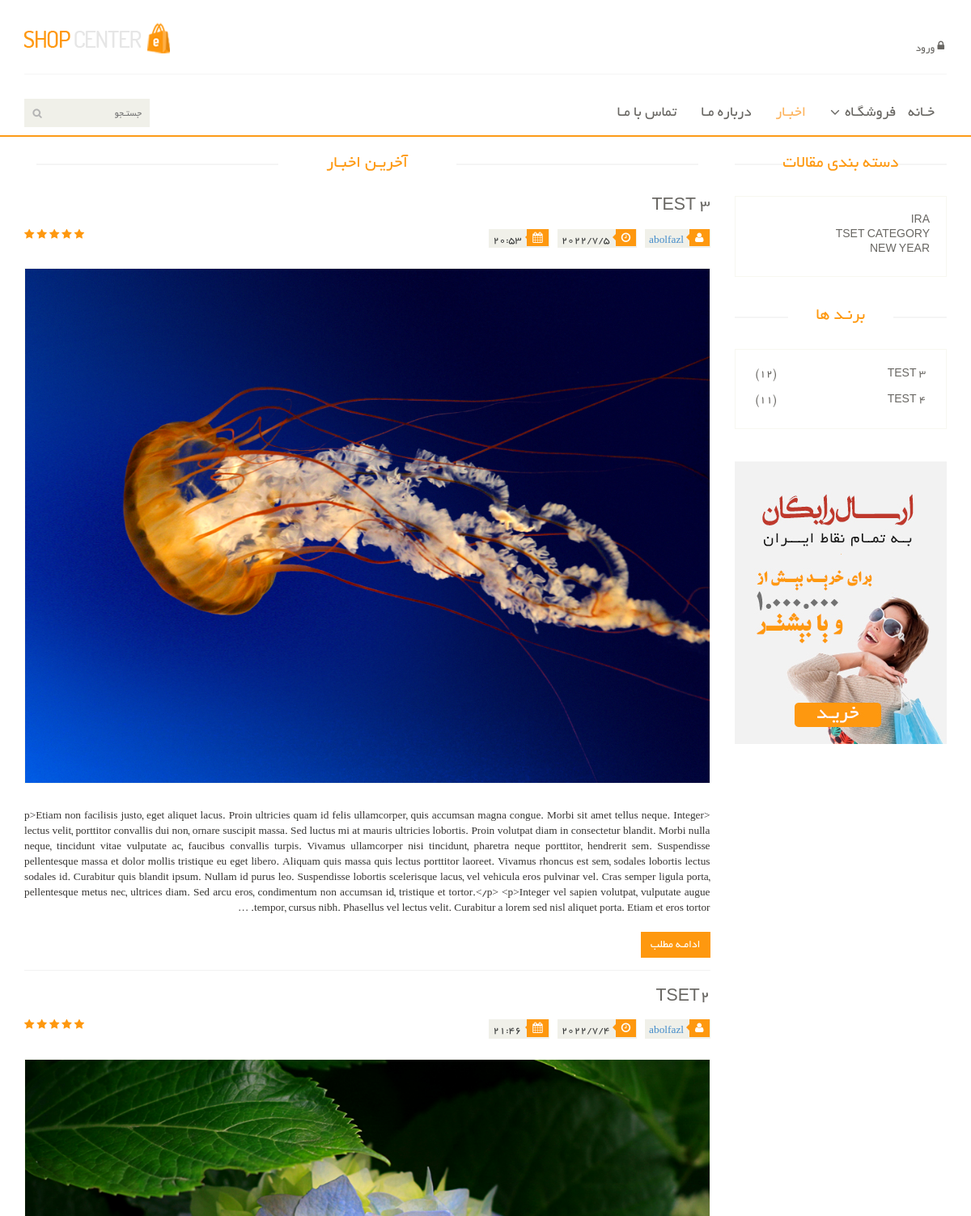
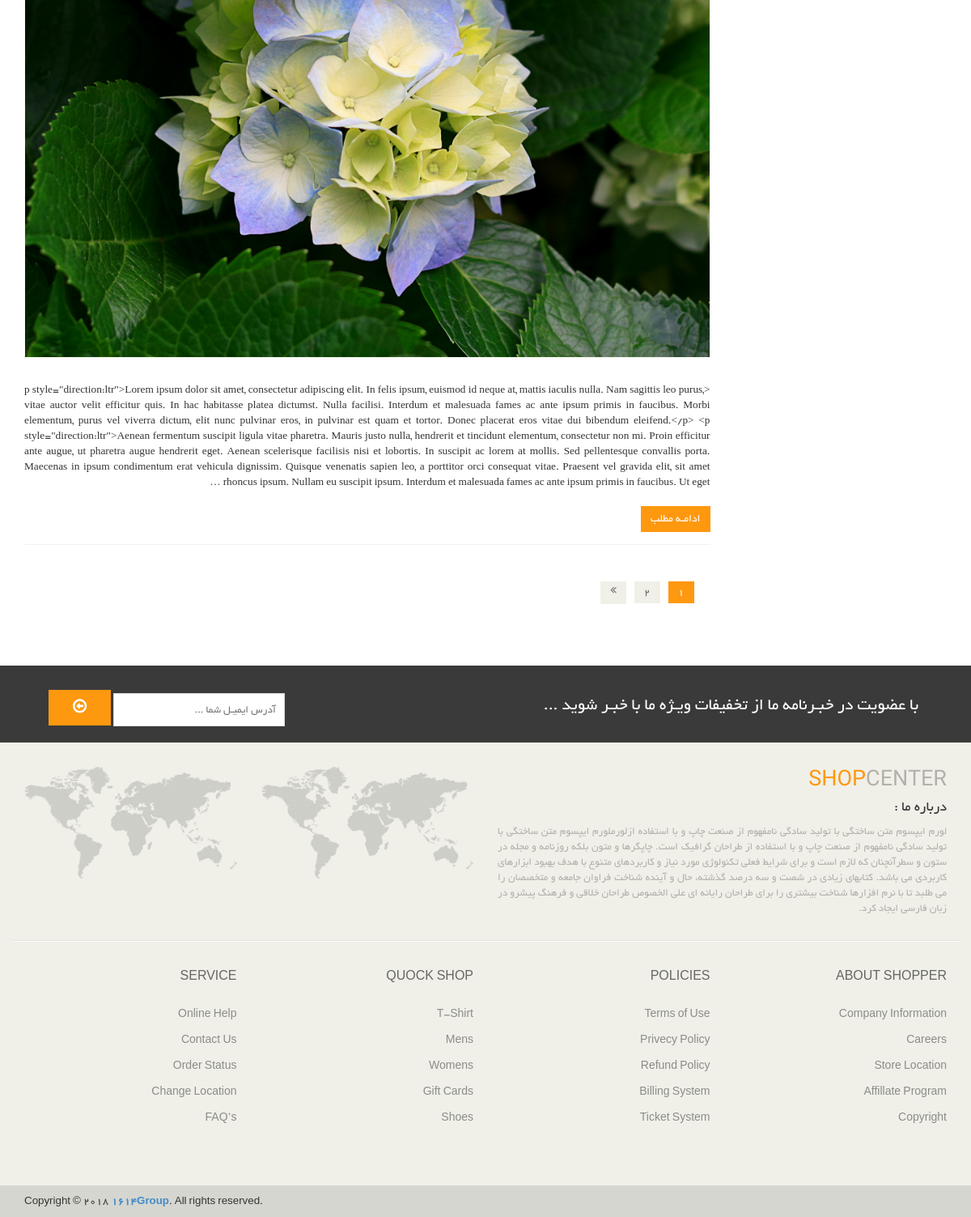
The page /blog/author/abolfazl on the database its author committed (2 pictures, top to bottom).
### blog/models.py (models this page shows, shortened)
class Article(models.Model):
    title = models.CharField(max_length=155, verbose_name='عنوان مقاله')
    author = models.ForeignKey(User, on_delete=models.CASCADE, verbose_name='نویسنده', related_name='articles')
    description = RichTextField(verbose_name='توضیحات')
    category = models.ManyToManyField(Category, related_name='articles', verbose_name='دسته بندی ها')
    tag = models.ManyToManyField(Tag, related_name='articles', verbose_name='برچسب ها')
    created_date = models.DateTimeField(auto_now_add=True, verbose_name='تاریخ ساخت')
    published = models.DateTimeField(default=timezone.now)
    update_time = models.DateTimeField(auto_now=True, verbose_name='زمان بروزرسانی')
    slug = models.SlugField(blank=True, null=True, verbose_name='اسلاگ')
    image = models.ImageField(verbose_name='تصویر')
    status = models.BooleanField(default=0, verbose_name='وضعیت')
    view = models.IntegerField(default=0, verbose_name='تعداد بزدید ها')
    class Meta:
        verbose_name = 'مقاله'
        verbose_name_plural = 'مقالات'
        ordering = ('-created_date',)
    def get_absolute_url(self):
        return reverse('blog:article_detail', kwargs={'slug': self.slug})
    def j_publish(self): # convert US time to IR
        time = timezone.localtime(self.created_date)
        return time
    def showImage(self): # for show image in admin panel
        if self.image:
            return format_html(f'<img src="{self.image.url}" alt="" width="50px" height="50px">')
        else:
            return format_html(f'<h4>مقاله {self.title} تصویر ندارد</h4>')
    showImage.short_description = 'تصویر'

class Category(models.Model):
    name = models.CharField(max_length=155, verbose_name='نام ')
    created = models.DateTimeField(auto_now_add=True, verbose_name='زمان ساخت')
    updated = models.TimeField(auto_now=True, verbose_name='زمان بروزرسانی')
    slug = models.SlugField(blank=True, null=True, verbose_name='اسلاگ')
    class Meta:
        verbose_name = 'دسته بندی'
        verbose_name_plural = 'دسته بندی ها'

### blog/views.py (the view)
# urls.py: path('author/<str:username>', views.authorList, name='author'),
def authorList(request, username):
    author = get_object_or_404(User, username=username)
    categories = Category.objects.all()
    articles = author.articles.filter(status=True)
    paginator = Paginator(articles, 2)
    page_number = request.GET.get('page')
    articles = paginator.get_page(page_number)
    context = {
        'articles': articles,
        'categories': categories,
    }
    return render(request, 'blog/article_list.html', context)

### context_processors/context_processors.py (called while the page is built)
def mostVisitedArticle(request):
    most_visited_article = Article.objects.all().order_by('-view')[:2]
    return {'most_visited_article': most_visited_article}

def showCategorySidebar(request):
    categories = Category.objects.all()[:3]
    return {'categories': categories}

### blog/templates/blog/article_list.html (shortened to what this page needs)
{% extends 'base.html' %}
{% load static %}
{% block body %}
    <section>
        <div class="container">
            <div class="row">
                <div class="col-sm-9">
                    <div class="blog-post-area">
                        <h2 class="title text-center">آخریـن اخبـار</h2>
                        {% for article in articles %}
                            <div class="single-blog-post">
                                <h3>{{ article.title }}</h3>
                                <div class="post-meta">
                                    <ul>
                                        <li><i class="fa fa-user"></i><a href="{% url 'blog:author' article.author.username %}">{{ article.author }}</a></li>
                                        <li><i class="fa fa-clock-o"></i>{{ article.j_publish.year }}/{{ article.j_publish.month }}/{{ article.j_publish.day }}</li>
                                        <li><i class="fa fa-calendar"></i>{{ article.j_publish.hour }}:{{ article.j_publish.minute }}</li>
                                    </ul>
                                    <span>
                                        <i class="fa fa-star"></i>
                                        <i class="fa fa-star"></i>
                                        <i class="fa fa-star"></i>
                                        <i class="fa fa-star"></i>
                                        <i class="fa fa-star-half-o"></i>
                                    </span>
                                </div>
                                <a href="">
                                    <img src="{{ article.image.url }}" alt="{{ article.title }}">
                                </a>
                                <p>
                                    {{ article.description|truncatewords:150 }}
                                </p>
                                <a class="btn btn-primary" href="{{ article.get_absolute_url }}">ادامـه مطلب</a>
                            </div>
                        {% endfor %}
                        {% if articles.has_other_pages %}
                        <div class="pagination-area">
                            <ul class="pagination">
                                {% for page in articles.paginator.page_range %}
                                    {% if articles.number == page %}
                                        <li><a href="?page={{ page }}" class="active">{{ page }}</a></li>
                                    {% else %}
                                        <li><a href="?page={{ page }}">{{ page }}</a></li>
                                    {% endif %}
                                {% endfor %}
                                {% if articles.has_next %}
                                    <li><a href="?page={{ articles.paginator.num_pages }}"><i
                                            class="fa fa-angle-double-right"></i></a></li>
                                {% endif %}
                            </ul>
                        </div>
                    {% endif %}
                    </div>
                </div>
                {% include 'include/blog_sidebar.html' %}
            </div>
        </div>
    </section>
{% endblock %}

### templates/include/blog_sidebar.html
{% load static %}
<div class="col-sm-3">
    <div class="left-sidebar">
        <h2>دسته بندی مقالات</h2>
        <div class="panel-group category-products" id="accordian">
            <div class="panel panel-default">
                <div class="panel-heading">
                    {% for category in categories|slice:3 %}
                    <h4 class="panel-title mb-3"><a class="mb-3" href="{% url 'blog:category_list' category.slug %}">{{ category.name }}</a></h4>
                    {% endfor %}
                </div>
            </div>
        </div>
        <div class="brands_products">
            <h2>برنـد ها</h2>
            <div class="brands-name">
                <ul class="nav nav-pills nav-stacked">
                    {% for article in most_visited_article %}
                    <li><a href="{{ article.get_absolute_url }}"> <span
                                class="pull-left">({{ article.view }})</span>{{ article.title }}</a></li>
                    {% endfor %}
                </ul>
            </div>
        </div>
        <div class="shipping text-center">
            <img src="{% static 'images/home/shipping.jpg' %}" alt="" />
        </div>
    </div>
</div>

### assets/css/main.css (style rules this page uses)
body { font-family: 'BYekan'; font-size: 10pt; position: relative; font-weight: normal; direction: rtl; }
ul li { list-style: none; }
a { -webkit-transition: 300ms; -moz-transition: 300ms; -o-transition: 300ms; transition: 300ms; }
h1, h2, h3, h4, h5, h6 { font-family: 'BYekan', sans-serif; }
.category-products { border: 1px solid #F7F7F0; margin-bottom: 35px; padding-bottom: 20px; padding-top: 15px; }
.left-sidebar h2, .brands_products h2 { color: #FE980F; font-family: 'BYekan', sans-serif; font-size: 16pt; font-weight: 400; margin: 0 0 30px auto; text-align: center; text-transform: uppercase; position: relative; z-index:3; }
.left-sidebar h2:after, h2.title:after { content: " "; position: absolute; border: 1px solid #f5f5f5; bottom:8px; right: 0; width: 100%; height: 0; z-index: -2; }
.left-sidebar h2:before { content: " "; position: absolute; background: #fff; bottom: -6px; width: 130px; height: 30px; z-index: -1; right: 50%; margin-right: -65px; }
h2.title:before { content: " "; position: absolute; background: #fff; bottom: -6px; width: 220px; height: 30px; z-index: -1; right: 50%; margin-right: -110px; }
.category-products .panel { background-color: #FFFFFF; border: 0px; border-radius: 0px; box-shadow:none; margin-bottom: 0px; }
.category-products .panel-default .panel-heading { background-color: #FFFFFF; border: 0 none; color: #FFFFFF; padding: 5px 20px; }
.category-products .panel-default .panel-heading .panel-title a { color: #696763; font-family: 'BYekan', sans-serif; font-size: 14px; text-decoration: none; text-transform: uppercase; }
.brands-name { border: 1px solid #F7F7F0; padding-bottom: 20px; padding-top: 15px; }
.brands-name .nav-stacked li a { background-color: #FFFFFF; color: #696763; font-family: 'BYekan', sans-serif; font-size: 14px; padding: 5px 25px; text-decoration: none; text-transform: uppercase; }
.shipping { background-color: #F2F2F2; margin-top: 40px; overflow: hidden; padding-top: 20px; position: relative; }
h2.title { color: #FE980F; font-family: 'BYekan', sans-serif; font-size: 16pt; font-weight: 400; margin: 0 15px; text-transform: uppercase; margin-bottom: 30px; position: relative; }
.pagination { display: inline-block; margin-bottom: 25px; margin-top: 0; padding-right: 15px; }
.pagination li:first-child a, .pagination li:first-child span { border-bottom-left-radius: 0; border-top-left-radius: 0; margin-left: 0; }
.pagination li:last-child a, .pagination li:last-child span { border-bottom-right-radius: 0; border-top-right-radius: 0; }
.pagination li a, .pagination li span { background-color: #f0f0e9; border: 0; float: left; line-height: 1.42857; margin-left: -1px; padding: 6px 12px; position: relative; text-decoration: none; margin-right: 5px; color:#000; }
.single-blog-post { border-bottom: 1px solid #f2f2f2; padding-bottom: 15px; }
.blog-post-area .single-blog-post h3 { color: #696763; font-size: 16pt; font-family: 'BYekan',sans-serif; text-transform: uppercase; font-weight: 500; margin-bottom: 17px; }
.blog-post-area .single-blog-post a img { border: 1px solid #F7F7F0; width: 100%; margin-bottom: 30px }
.blog-post-area .single-blog-post p { color: #363432; text-align: justify; }
.blog-post-area .post-meta { display: block; margin-bottom: 25px; overflow: hidden; }
.blog-post-area .post-meta ul { padding:0; display: inline; }
.blog-post-area .post-meta ul li { background:#F0F0E9; float: right; margin-left: 10px; padding: 0 5px; font-size: 10pt; color: #393b3b; position: relative; }
.blog-post-area .post-meta ul li i { background:#FE980F; color: #FFFFFF; margin-right: -4px; margin-left: 7px; padding: 4px 7px; }
.sinlge-post-meta li i:after, .blog-post-area .post-meta ul li i:after { content: ""; position: absolute; width: auto; height: auto; border-color:transparent #FE980F transparent transparent ; border-width:4px; border-style: solid; top:6px; right:26px; }
.post-meta span { float: left; }
.post-meta span i { color: #FE980F; }
.blog-post-area .single-blog-post .btn-primary { background:#FE980F; border: medium none; border-radius: 0; color: #FFFFFF; margin-top: 10px; }
.pagination-area { margin-bottom:45px; margin-top:45px }
.pagination-area .pagination li a { background:#F0F0E9; border: 0 none; border-radius: 0; color: #696763; margin-left: 5px; padding: 4px 12px; }
.pagination-area .pagination li a:hover, .pagination-area .pagination li .active { background:#FE980F; color: #fff }
.btn.btn-primary { background:#FE980F; border: 0 none; border-radius: 0; margin-top: 16px; }

### rows shown on the page
Article: title "TEST 3", author "abolfazl", j_publish.year "2022", j_publish.month "7", j_publish.day "5", j_publish.hour "20", j_publish.minute "53", image (picture), description "<p>Etiam non facilisis justo, eget aliquet lacus. Proin ultricies quam id felis ullamcorper, quis accumsan magna congue. Morbi sit amet tellus neque. Integer lectus velit, porttitor convallis dui non, ornare suscipit massa. Sed luctus mi at mauris ultricies lobortis. Proin volutpat diam in consectetur blandit. Morbi nulla neque, tincidunt vitae vulputate ac, faucibus convallis turpis. Vivamus ullamcorper nisi tincidunt, pharetra neque porttitor, hendrerit sem. Suspendisse pellentesque massa et dolor mollis tristique eu eget libero. Aliquam quis massa quis lectus porttitor laoreet. Vivamus rhoncus est sem, sodales lobortis lectus sodales id. Curabitur quis blandit ipsum. Nullam id purus leo.…", view "12"
Article: title "TSET2", author "abolfazl", j_publish.year "2022", j_publish.month "7", j_publish.day "4", j_publish.hour "21", j_publish.minute "46", image (picture), description "<p style=\"direction:ltr\">Lorem ipsum dolor sit amet, consectetur adipiscing elit. In felis ipsum, euismod id neque at, mattis iaculis nulla. Nam sagittis leo purus, vitae auctor velit efficitur quis. In hac habitasse platea dictumst. Nulla facilisi. Interdum et malesuada fames ac ante ipsum primis in faucibus. Morbi elementum, purus vel viverra dictum, elit nunc pulvinar eros, in pulvinar est quam et tortor. Donec placerat eros vitae dui bibendum eleifend.</p> <p style=\"direction:ltr\">Aenean fermentum suscipit ligula vitae pharetra. Mauris justo nulla, hendrerit et tincidunt elementum, consectetur non mi. Proin efficitur ante augue, ut pharetra augue hendrerit eget. Aenean scelerisque…"
Category: name "IRA"
Category: name "TSET CATEGORY"
Category: name "NEW YEAR"
Article: view "11", title "TEST 4"

### other values the page prints
{{ page }} "1"
{{ page }} "2"
